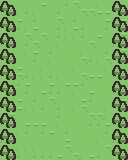

The image is a tile-based game level rendered from a .tmx file. Its description and complete source (layers, tilesets, objects, tile grids) follow:
An orthogonal 16x20 tile map with 8x8 px tiles, 2 tile layers (Ground Layer, Trees), 2 tilesets.

<map version="1.10" tiledversion="1.10.2" orientation="orthogonal" renderorder="right-down" width="16" height="20" tilewidth="8" tileheight="8" infinite="0" nextlayerid="3" nextobjectid="1">
 <tileset firstgid="1" name="colored_tilemap_packed" tilewidth="8" tileheight="8" tilecount="160" columns="16">
  <image source="colored_tilemap_packed.png" width="128" height="80" />
 </tileset>
 <tileset firstgid="161" name="tilemap_packed" tilewidth="8" tileheight="8" tilecount="792" columns="36">
  <image source="tilemap_packed.png" trans="ff00ff" width="288" height="176" />
 </tileset>
 <layer id="1" name="Ground Layer" width="16" height="20">
  <data encoding="csv">
199,199,162,162,197,200,197,197,199,163,162,161,164,198,162,199,
163,200,164,199,164,161,198,199,162,197,163,163,200,200,198,163,
200,164,200,198,199,161,198,163,162,199,198,161,197,200,199,200,
161,163,199,164,200,198,162,199,164,200,199,162,197,199,162,164,
200,197,161,163,197,163,197,199,164,164,199,161,200,198,197,163,
199,200,162,199,163,197,162,164,198,162,162,163,162,161,164,197,
164,161,197,164,200,197,199,161,162,198,164,161,197,199,161,163,
198,161,162,162,199,197,164,198,162,162,163,199,164,163,162,198,
164,197,200,162,198,164,197,197,162,164,161,198,197,164,200,161,
198,162,163,199,164,164,199,164,161,198,163,200,200,198,199,200,
197,162,199,200,161,161,200,162,200,200,199,162,161,162,163,161,
198,163,162,199,161,200,199,199,162,164,161,200,197,162,199,164,
164,198,200,197,199,161,163,162,197,162,200,199,197,161,199,200,
161,163,200,164,164,199,162,199,197,164,163,197,197,164,198,164,
198,163,162,197,197,197,197,199,162,161,161,163,163,164,164,161,
199,200,197,200,200,200,161,164,162,198,197,199,199,200,199,164,
199,199,164,199,197,199,200,161,199,198,161,161,198,199,163,162,
164,198,161,162,198,161,197,198,200,197,162,161,164,161,164,164,
164,197,164,164,164,198,198,162,163,161,197,162,161,163,198,164,
197,163,199,162,199,199,199,200,161,163,164,200,199,161,197,163
</data>
 </layer>
 <layer id="2" name="Trees" width="16" height="20">
  <data encoding="csv">
601,602,0,0,0,0,0,0,0,0,0,0,0,0,601,602,
637,638,0,0,0,0,0,0,0,0,0,0,0,0,637,638,
601,602,0,0,0,0,0,0,0,0,0,0,0,0,601,602,
637,638,0,0,0,0,0,0,0,0,0,0,0,0,637,638,
601,602,0,0,0,0,0,0,0,0,0,0,0,0,601,602,
637,638,0,0,0,0,0,0,0,0,0,0,0,0,637,638,
601,602,0,0,0,0,0,0,0,0,0,0,0,0,601,602,
637,638,0,0,0,0,0,0,0,0,0,0,0,0,637,638,
601,602,0,0,0,0,0,0,0,0,0,0,0,0,601,602,
637,638,0,0,0,0,0,0,0,0,0,0,0,0,637,638,
601,602,0,0,0,0,0,0,0,0,0,0,0,0,601,602,
637,638,0,0,0,0,0,0,0,0,0,0,0,0,637,638,
601,602,0,0,0,0,0,0,0,0,0,0,0,0,601,602,
637,638,0,0,0,0,0,0,0,0,0,0,0,0,637,638,
601,602,0,0,0,0,0,0,0,0,0,0,0,0,601,602,
637,638,0,0,0,0,0,0,0,0,0,0,0,0,637,638,
601,602,0,0,0,0,0,0,0,0,0,0,0,0,601,602,
637,638,0,0,0,0,0,0,0,0,0,0,0,0,637,638,
601,602,0,0,0,0,0,0,0,0,0,0,0,0,601,602,
637,638,0,0,0,0,0,0,0,0,0,0,0,0,637,638
</data>
 </layer>
</map>
